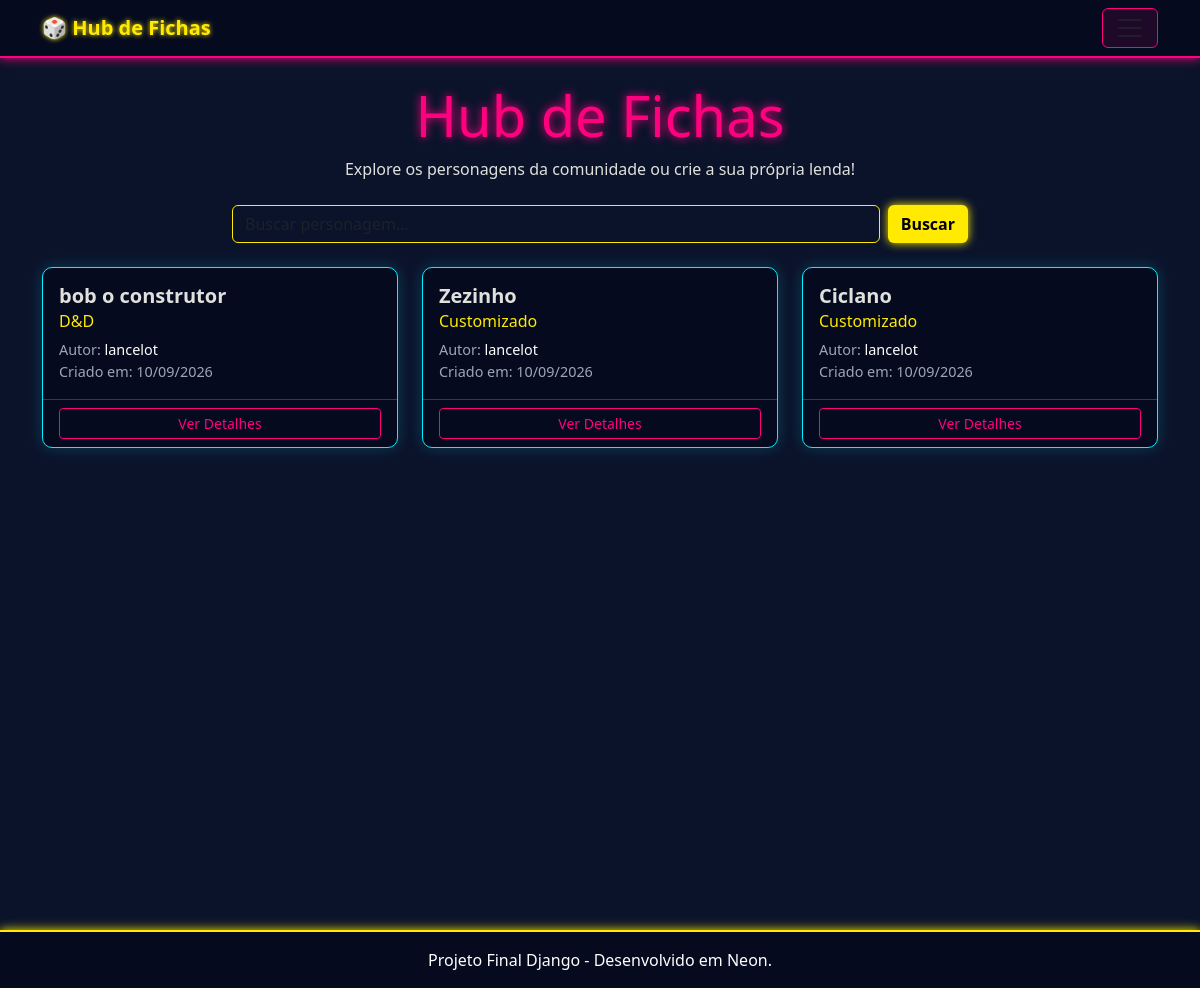
The app's page / (signed in) with its own data.
### fichas/models.py (models this page shows, shortened)
class Ficha(models.Model):
    nome_personagem = models.CharField(max_length=150)
    nome_jogo_customizado = models.CharField(
        max_length=100,
        blank=True,
        null=True,
        help_text="Preencha se o Template for 'Customizado'"
    )
    is_publica = models.BooleanField(default=False, help_text="Marque para expor na plataforma")
    template = models.ForeignKey(TemplateJogo, on_delete=models.CASCADE)
    autor = models.ForeignKey(User, on_delete=models.CASCADE)
    data_criacao = models.DateTimeField(auto_now_add=True)

class TemplateJogo(models.Model):
    nome = models.CharField(max_length=100, help_text="Ex: D&D, Zenless Zone Zero, Customizado")
    descricao = models.TextField(blank=True, null=True)

### fichas/views.py (the view)
# urls.py: path('', views.home, name='home'),
def home(request):
    query = request.GET.get('busca')
    if query:
        fichas = Ficha.objects.filter(is_publica=True, nome_personagem__icontains=query)
    else:
        fichas = Ficha.objects.filter(is_publica=True)
    return render(request, 'fichas/home.html', {'fichas': fichas, 'query': query})

### fichas/templates/fichas/home.html
{% extends 'fichas/base.html' %}
{% block conteudo %}
<div class="row mb-4">
    <div class="col-md-8 mx-auto text-center">
        <h1 class="display-4" style="color: #ff007f; text-shadow: 0 0 10px #ff007f;">Hub de Fichas</h1>
        <p style="color: #e0e1dd;">Explore os personagens da comunidade ou crie a sua própria lenda!</p>
        <form method="GET" class="d-flex mt-4">
            <input type="text" name="busca" class="form-control me-2" placeholder="Buscar personagem..." value="{{ query|default:'' }}" style="background-color: #0b132b; color: #fff; border: 1px solid #ffea00;">
            <button type="submit" class="btn" style="background-color: #ffea00; color: #000; font-weight: bold; box-shadow: 0 0 10px #ffea00;">Buscar</button>
        </form>
    </div>
</div>
<div class="row">
    {% for ficha in fichas %}
    <div class="col-md-4 mb-4">
        <div class="card h-100" style="background-color: #050a1f; border: 1px solid #00f0ff; box-shadow: 0 0 15px rgba(0, 240, 255, 0.2); border-radius: 10px;">
            <div class="card-body">
                <h5 class="card-title" style="color: #e0e1dd; font-weight: bold;">{{ ficha.nome_personagem }}</h5>
                <h6 class="card-subtitle mb-2" style="color: #ffea00;">{{ ficha.template.nome }}</h6>
                <p class="card-text" style="color: #a0a5b5; font-size: 0.9em;">
                    Autor: <span style="color: #fff;">{{ ficha.autor.username }}</span><br>
                    Criado em: {{ ficha.data_criacao|date:"d/m/Y" }}
                </p>
            </div>
            <div class="card-footer" style="background-color: transparent; border-top: 1px solid rgba(0, 240, 255, 0.3);">
                <a href="{% url 'detalhes_ficha' ficha.id %}" class="btn btn-sm w-100" style="color: #ff007f; border: 1px solid #ff007f; transition: 0.3s;" onmouseover="this.style.backgroundColor='#ff007f'; this.style.color='#000';" onmouseout="this.style.backgroundColor='transparent'; this.style.color='#ff007f';">Ver Detalhes</a>
            </div>
        </div>
    </div>
    {% empty %}
    <div class="col-12 text-center mt-5">
        <h3 style="color: #a0a5b5;">Nenhuma ficha encontrada no banco de dados.</h3>
        <p style="color: #a0a5b5;">Seja o primeiro a criar um personagem!</p>
    </div>
    {% endfor %}
</div>
{% endblock %}

### fichas/templates/fichas/base.html (style rules this page uses)
body { background-color: #0b132b; color: #e0e1dd; }

### records on screen
Ficha: nome_personagem "bob o construtor", template.nome "D&D", autor.username "lancelot", data_criacao "10/09/2026"
Ficha: nome_personagem "Zezinho", template.nome "Customizado", autor.username "lancelot", data_criacao "10/09/2026"
Ficha: nome_personagem "Ciclano", template.nome "Customizado", autor.username "lancelot", data_criacao "10/09/2026"
